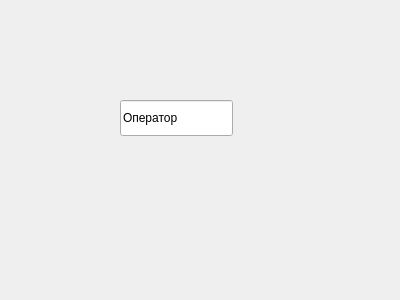
<?xml version="1.0" encoding="UTF-8"?>
<ui version="4.0">
 <class>Dialog</class>
 <widget class="QDialog" name="Dialog">
  <property name="geometry">
   <rect>
    <x>0</x>
    <y>0</y>
    <width>400</width>
    <height>300</height>
   </rect>
  </property>
  <property name="windowTitle">
   <string>Dialog</string>
  </property>
  <widget class="QLineEdit" name="lineEdit">
   <property name="geometry">
    <rect>
     <x>120</x>
     <y>100</y>
     <width>113</width>
     <height>36</height>
    </rect>
   </property>
   <property name="text">
    <string>Оператор</string>
   </property>
  </widget>
 </widget>
 <resources/>
 <connections/>
</ui>
